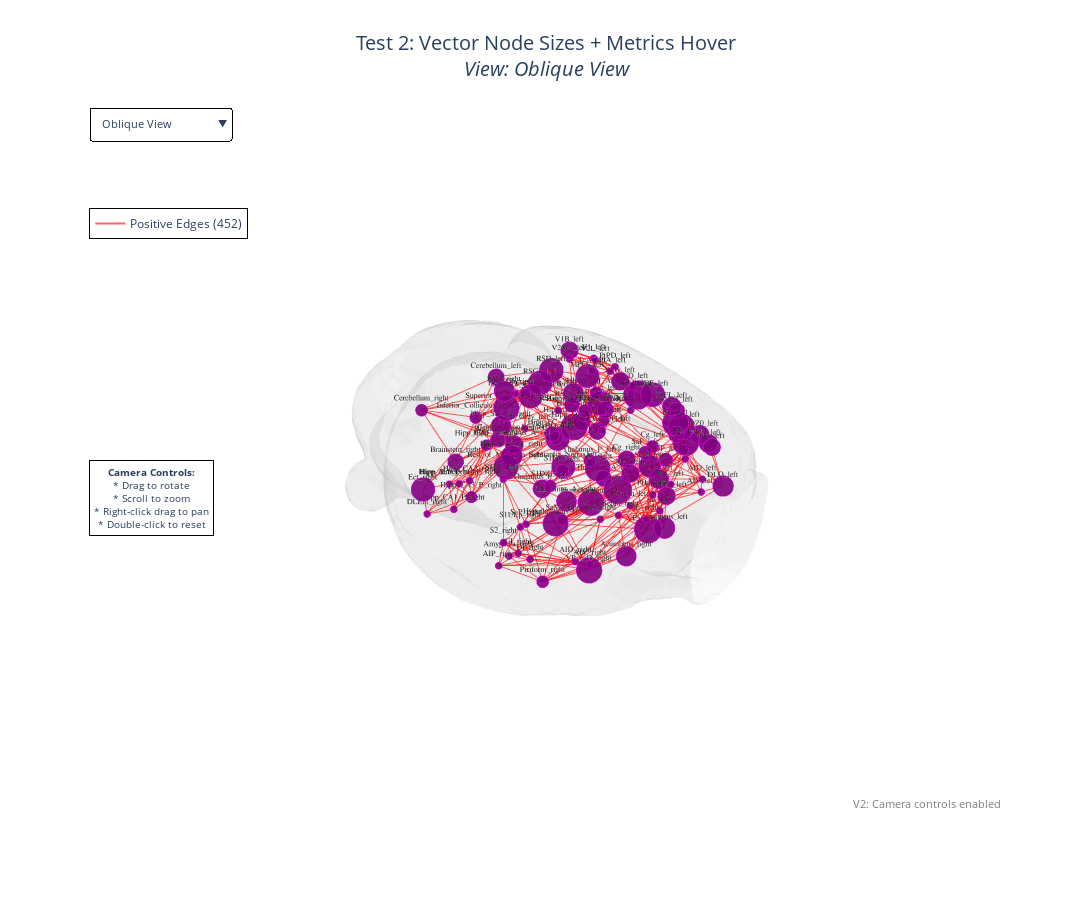

Notebook cell for this chart:
### Code cell
# Display figure
fig2.show()

### Figure 1 — Plotly figure (JSON) as saved in the notebook; plotly's stock layout.template omitted (floating-point values rounded to 4 significant figures; data arrays with more than 128 entries replaced by an {"elided": "..."} marker saying what was removed)
{"data": [{"color": "lightgray", "hoverinfo": "skip", "i": {"elided": "18857 int values"}, "j": {"elided": "18857 int values"}, "k": {"elided": "18857 int values"}, "name": "Brain Surface", "opacity": 0.15, "showlegend": false, "type": "mesh3d", "x": {"elided": "9510 float values"}, "y": {"elided": "9510 float values"}, "z": {"elided": "9510 float values"}}, {"hoverinfo": "text", "hovertext": {"elided": "1356 str values"}, "legendgroup": "pos_edges", "line": {"color": "red", "width": 2.037}, "mode": "lines", "name": "Positive Edges (452)", "opacity": 0.6, "showlegend": true, "type": "scatter3d", "visible": true, "x": {"elided": "1356 float values"}, "y": {"elided": "1356 float values"}, "z": {"elided": "1356 float values"}}, {"hoverinfo": "text", "hovertext": ["<b>Acumbens_left</b><br>module: 1<br>participation_coef: 0.4248<br>within_module_zscore: -0.5791<br>node_role: 2<br>pc_z_score: -4.2218<br>pc_p_value: 0.0060<br>pc_significant: True", "<b>AID_left</b><br>module: 2<br>participation_coef: 0.0000<br>within_module_zscore: 1.9912<br>node_role: 1<br>pc_z_score: -13.8539<br>pc_p_value: 0.0000<br>pc_significant: True", "<b>AIP_left</b><br>module: 2<br>participation_coef: 0.1965<br>within_module_zscore: 0.3621<br>node_role: 2<br>pc_z_score: -8.4090<br>pc_p_value: 0.0000<br>pc_significant: True", "<b>AIV_left</b><br>module: 2<br>participation_coef: 0.0000<br>within_module_zscore: -0.2826<br>node_role: 1<br>pc_z_score: -6.6107<br>pc_p_value: 0.0010<br>pc_significant: True", "<b>Amygdala_left</b><br>module: 2<br>participation_coef: 0.6360<br>within_module_zscore: -1.9492<br>node_role: 3<br>pc_z_score: 0.2636<br>pc_p_value: 0.5480<br>pc_significant: False", "<b>Au1_left</b><br>module: 3<br>participation_coef: 0.0000<br>within_module_zscore: -0.2970<br>node_role: 1<br>pc_z_score: -6.2926<br>pc_p_value: 0.0010<br>pc_significant: True", "<b>AUD_left</b><br>module: 3<br>participation_coef: 0.0000<br>within_module_zscore: 0.4400<br>node_role: 1<br>pc_z_score: -9.2972<br>pc_p_value: 0.0000<br>pc_significant: True", "<b>AuV_left</b><br>module: 3<br>participation_coef: 0.0000<br>within_module_zscore: -0.6748<br>node_role: 1<br>pc_z_score: -6.4095<br>pc_p_value: 0.0000<br>pc_significant: True", "<b>Brainstem_left</b><br>module: 4<br>participation_coef: 0.2336<br>within_module_zscore: -1.0780<br>node_role: 2<br>pc_z_score: -3.1291<br>pc_p_value: 0.0250<br>pc_significant: True", "<b>Cent_Gray_left</b><br>module: 4<br>participation_coef: 0.0000<br>within_module_zscore: -0.0183<br>node_role: 1<br>pc_z_score: -6.0424<br>pc_p_value: 0.0010<br>pc_significant: True", "<b>Cerebellum_left</b><br>module: 4<br>participation_coef: 0.2756<br>within_module_zscore: -0.3710<br>node_role: 2<br>pc_z_score: -3.5385<br>pc_p_value: 0.0110<br>pc_significant: True", "<b>Cg_left</b><br>module: 1<br>participation_coef: 0.1566<br>within_module_zscore: 2.1362<br>node_role: 2<br>pc_z_score: -9.2254<br>pc_p_value: 0.0000<br>pc_significant: True", "<b>DI_left</b><br>module: 2<br>participation_coef: 0.0000<br>within_module_zscore: 2.5821<br>node_role: 5<br>pc_z_score: -14.4589<br>pc_p_value: 0.0000<br>pc_significant: True", "<b>DLEnt_left</b><br>module: 3<br>participation_coef: 0.1379<br>within_module_zscore: -0.6164<br>node_role: 2<br>pc_z_score: -5.2122<br>pc_p_value: 0.0040<br>pc_significant: True", "<b>DLO_left</b><br>module: 2<br>participation_coef: 0.4154<br>within_module_zscore: -0.9074<br>node_role: 2<br>pc_z_score: -3.1843<br>pc_p_value: 0.0140<br>pc_significant: True", "<b>Ect_left</b><br>module: 3<br>participation_coef: 0.1824<br>within_module_zscore: -0.2444<br>node_role: 2<br>pc_z_score: -4.8733<br>pc_p_value: 0.0030<br>pc_significant: True", "<b>Fr3_left</b><br>module: 5<br>participation_coef: 0.3018<br>within_module_zscore: 0.6653<br>node_role: 2<br>pc_z_score: -4.0085<br>pc_p_value: 0.0050<br>pc_significant: True", "<b>GI_left</b><br>module: 2<br>participation_coef: 0.1020<br>within_module_zscore: 1.4724<br>node_role: 2<br>pc_z_score: -9.5215<br>pc_p_value: 0.0000<br>pc_significant: True", "<b>Hipp_CA1_A_left</b><br>module: 3<br>participation_coef: 0.1569<br>within_module_zscore: 2.6391<br>node_role: 5<br>pc_z_score: -14.7862<br>pc_p_value: 0.0000<br>pc_significant: True", "<b>Hipp_CA1_P_left</b><br>module: 3<br>participation_coef: 0.0000<br>within_module_zscore: 0.4869<br>node_role: 1<br>pc_z_score: -8.7970<br>pc_p_value: 0.0000<br>pc_significant: True", "<b>Hipp_CA2_left</b><br>module: 3<br>participation_coef: 0.0000<br>within_module_zscore: 0.9222<br>node_role: 1<br>pc_z_score: -10.3343<br>pc_p_value: 0.0000<br>pc_significant: True", "<b>Hipp_CA3_A_left</b><br>module: 3<br>participation_coef: 0.2822<br>within_module_zscore: 0.1327<br>node_role: 2<br>pc_z_score: -5.8140<br>pc_p_value: 0.0000<br>pc_significant: True", "<b>Hipp_CA3_P_left</b><br>module: 3<br>participation_coef: 0.2928<br>within_module_zscore: 0.5709<br>node_role: 2<br>pc_z_score: -6.7522<br>pc_p_value: 0.0000<br>pc_significant: True", "<b>Hipp_dentegyrus_A_left</b><br>module: 3<br>participation_coef: 0.1845<br>within_module_zscore: 0.4711<br>node_role: 2<br>pc_z_score: -6.8246<br>pc_p_value: 0.0010<br>pc_significant: True", "<b>Hipp_dentegyrus_P_left</b><br>module: 3<br>participation_coef: 0.2951<br>within_module_zscore: -0.2425<br>node_role: 2<br>pc_z_score: -4.5246<br>pc_p_value: 0.0010<br>pc_significant: True", "<b>Hipp_FC_left</b><br>module: 3<br>participation_coef: 0.5789<br>within_module_zscore: -1.8278<br>node_role: 2<br>pc_z_score: -0.1007<br>pc_p_value: 1.0000<br>pc_significant: False", "<b>Hipp_Sub_A_left</b><br>module: 3<br>participation_coef: 0.4058<br>within_module_zscore: -0.2622<br>node_role: 2<br>pc_z_score: -4.1210<br>pc_p_value: 0.0040<br>pc_significant: True", "<b>Hipp_Sub_P_left</b><br>module: 3<br>participation_coef: 0.1672<br>within_module_zscore: 1.2528<br>node_role: 2<br>pc_z_score: -11.7521<br>pc_p_value: 0.0000<br>pc_significant: True", "<b>Hypothalamus_left</b><br>module: 4<br>participation_coef: 0.5816<br>within_module_zscore: -1.0392<br>node_role: 2<br>pc_z_score: -0.8045<br>pc_p_value: 0.3680<br>pc_significant: False", "<b>IL_left</b><br>module: 1<br>participation_coef: 0.0000<br>within_module_zscore: 0.8920<br>node_role: 1<br>pc_z_score: -9.3562<br>pc_p_value: 0.0000<br>pc_significant: True", "<b>Inferior_Colliculus_left</b><br>module: 4<br>participation_coef: 0.1239<br>within_module_zscore: 1.4535<br>node_role: 2<br>pc_z_score: -8.1380<br>pc_p_value: 0.0000<br>pc_significant: True", "<b>LPtA_left</b><br>module: 3<br>participation_coef: 0.0000<br>within_module_zscore: 1.1849<br>node_role: 1<br>pc_z_score: -10.0548<br>pc_p_value: 0.0000<br>pc_significant: True", "<b>LSeptn_left</b><br>module: 1<br>participation_coef: 0.0000<br>within_module_zscore: -0.4889<br>node_role: 1<br>pc_z_score: -6.7970<br>pc_p_value: 0.0000<br>pc_significant: True", "<b>M1_left</b><br>module: 5<br>participation_coef: 0.5657<br>within_module_zscore: -1.2518<br>node_role: 2<br>pc_z_score: -2.1260<br>pc_p_value: 0.0360<br>pc_significant: True", "<b>M2_left</b><br>module: 1<br>participation_coef: 0.5696<br>within_module_zscore: -0.0291<br>node_role: 2<br>pc_z_score: -2.8479<br>pc_p_value: 0.0170<br>pc_significant: True", "<b>MPtA_left</b><br>module: 3<br>participation_coef: 0.4884<br>within_module_zscore: -1.2094<br>node_role: 2<br>pc_z_score: -1.8457<br>pc_p_value: 0.0790<br>pc_significant: False", "<b>Piriform_left</b><br>module: 2<br>participation_coef: 0.3214<br>within_module_zscore: -0.2541<br>node_role: 2<br>pc_z_score: -6.0634<br>pc_p_value: 0.0000<br>pc_significant: True", "<b>PRh_left</b><br>module: 3<br>participation_coef: 0.4928<br>within_module_zscore: -1.3914<br>node_role: 2<br>pc_z_score: -1.2491<br>pc_p_value: 0.1800<br>pc_significant: False", "<b>PrL_left</b><br>module: 1<br>participation_coef: 0.0000<br>within_module_zscore: 1.0908<br>node_role: 1<br>pc_z_score: -8.0436<br>pc_p_value: 0.0000<br>pc_significant: True", "<b>PtPD_left</b><br>module: 3<br>participation_coef: 0.0000<br>within_module_zscore: 1.1375<br>node_role: 1<br>pc_z_score: -9.5123<br>pc_p_value: 0.0000<br>pc_significant: True", "<b>Rest_of_Midbrain_left</b><br>module: 4<br>participation_coef: 0.4959<br>within_module_zscore: 0.9685<br>node_role: 2<br>pc_z_score: -4.7673<br>pc_p_value: 0.0020<br>pc_significant: True", "<b>RSD_left</b><br>module: 1<br>participation_coef: 0.5098<br>within_module_zscore: -0.3653<br>node_role: 2<br>pc_z_score: -4.2075<br>pc_p_value: 0.0030<br>pc_significant: True", "<b>RSGb_left</b><br>module: 1<br>participation_coef: 0.5112<br>within_module_zscore: -1.3527<br>node_role: 2<br>pc_z_score: -1.8726<br>pc_p_value: 0.0570<br>pc_significant: False", "<b>RSGc_left</b><br>module: 1<br>participation_coef: 0.2288<br>within_module_zscore: 1.0065<br>node_role: 2<br>pc_z_score: -8.0239<br>pc_p_value: 0.0000<br>pc_significant: True", "<b>S1BF_left</b><br>module: 3<br>participation_coef: 0.5158<br>within_module_zscore: 0.0089<br>node_role: 2<br>pc_z_score: -4.3340<br>pc_p_value: 0.0010<br>pc_significant: True", "<b>S1DZ0_left</b><br>module: 5<br>participation_coef: 0.3520<br>within_module_zscore: -0.4873<br>node_role: 2<br>pc_z_score: -3.7700<br>pc_p_value: 0.0040<br>pc_significant: True", "<b>S1DZ_left</b><br>module: 5<br>participation_coef: 0.2709<br>within_module_zscore: 1.0074<br>node_role: 2<br>pc_z_score: -4.7646<br>pc_p_value: 0.0020<br>pc_significant: True", "<b>S1FL_left</b><br>module: 5<br>participation_coef: 0.3496<br>within_module_zscore: -1.1363<br>node_role: 2<br>pc_z_score: -4.1632<br>pc_p_value: 0.0020<br>pc_significant: True", "<b>S1HL_left</b><br>module: 3<br>participation_coef: 0.6524<br>within_module_zscore: -1.2562<br>node_role: 3<br>pc_z_score: -0.2814<br>pc_p_value: 0.7980<br>pc_significant: False", "<b>S1J_left</b><br>module: 5<br>participation_coef: 0.3435<br>within_module_zscore: 1.2028<br>node_role: 2<br>pc_z_score: -4.0454<br>pc_p_value: 0.0050<br>pc_significant: True", "<b>S1Tr_left</b><br>module: 3<br>participation_coef: 0.3250<br>within_module_zscore: -0.1294<br>node_role: 2<br>pc_z_score: -4.5536<br>pc_p_value: 0.0020<br>pc_significant: True", "<b>S1ULp_left</b><br>module: 2<br>participation_coef: 0.5652<br>within_module_zscore: -0.4915<br>node_role: 2<br>pc_z_score: -2.2070<br>pc_p_value: 0.0300<br>pc_significant: True", "<b>S2_left</b><br>module: 2<br>participation_coef: 0.2723<br>within_module_zscore: -0.0325<br>node_role: 2<br>pc_z_score: -5.1777<br>pc_p_value: 0.0000<br>pc_significant: True", "<b>SaA_left</b><br>module: 2<br>participation_coef: 0.3763<br>within_module_zscore: -0.7739<br>node_role: 2<br>pc_z_score: -3.7220<br>pc_p_value: 0.0030<br>pc_significant: True", "<b>SaM_left</b><br>module: 2<br>participation_coef: 0.4514<br>within_module_zscore: -0.4437<br>node_role: 2<br>pc_z_score: -4.1254<br>pc_p_value: 0.0030<br>pc_significant: True", "<b>SaP_left</b><br>module: 2<br>participation_coef: 0.1942<br>within_module_zscore: -1.2126<br>node_role: 2<br>pc_z_score: -3.8277<br>pc_p_value: 0.0100<br>pc_significant: True", "<b>Substantia_Nigra_left</b><br>module: 3<br>participation_coef: 0.4952<br>within_module_zscore: -1.9071<br>node_role: 2<br>pc_z_score: -0.7311<br>pc_p_value: 0.4180<br>pc_significant: False", "<b>Superior_Colliculus_left</b><br>module: 4<br>participation_coef: 0.5036<br>within_module_zscore: -0.6120<br>node_role: 2<br>pc_z_score: -2.0588<br>pc_p_value: 0.0460<br>pc_significant: False", "<b>TeA_left</b><br>module: 3<br>participation_coef: 0.0000<br>within_module_zscore: 0.3887<br>node_role: 1<br>pc_z_score: -9.2232<br>pc_p_value: 0.0000<br>pc_significant: True", "<b>Thalamus_A_left</b><br>module: 4<br>participation_coef: 0.2632<br>within_module_zscore: -0.3439<br>node_role: 2<br>pc_z_score: -3.2016<br>pc_p_value: 0.0140<br>pc_significant: True", "<b>Thalamus_P_left</b><br>module: 4<br>participation_coef: 0.1540<br>within_module_zscore: 0.4409<br>node_role: 2<br>pc_z_score: -5.0032<br>pc_p_value: 0.0040<br>pc_significant: True", "<b>V1B_left</b><br>module: 3<br>participation_coef: 0.3178<br>within_module_zscore: -0.7161<br>node_role: 2<br>pc_z_score: -4.1556<br>pc_p_value: 0.0030<br>pc_significant: True", "<b>V1_left</b><br>module: 3<br>participation_coef: 0.0000<br>within_module_zscore: 0.7566<br>node_role: 1<br>pc_z_score: -8.4540<br>pc_p_value: 0.0000<br>pc_significant: True", "<b>V2L_left</b><br>module: 3<br>participation_coef: 0.0000<br>within_module_zscore: 0.7057<br>node_role: 1<br>pc_z_score: -8.9738<br>pc_p_value: 0.0000<br>pc_significant: True", "<b>V2ML_left</b><br>module: 3<br>participation_coef: 0.0000<br>within_module_zscore: -0.3231<br>node_role: 1<br>pc_z_score: -6.8031<br>pc_p_value: 0.0000<br>pc_significant: True", "<b>VP_mfb_left</b><br>module: 1<br>participation_coef: 0.6176<br>within_module_zscore: -1.6070<br>node_role: 2<br>pc_z_score: -2.0285<br>pc_p_value: 0.0450<br>pc_significant: False", "<b>Acumbens_right</b><br>module: 1<br>participation_coef: 0.3927<br>within_module_zscore: -0.9103<br>node_role: 2<br>pc_z_score: -4.2759<br>pc_p_value: 0.0030<br>pc_significant: True", "<b>AID_right</b><br>module: 2<br>participation_coef: 0.0000<br>within_module_zscore: 1.2640<br>node_role: 1<br>pc_z_score: -10.6318<br>pc_p_value: 0.0000<br>pc_significant: True", "<b>AIP_right</b><br>module: 2<br>participation_coef: 0.0000<br>within_module_zscore: 0.0927<br>node_role: 1<br>pc_z_score: -8.0608<br>pc_p_value: 0.0000<br>pc_significant: True", "<b>AIV_right</b><br>module: 2<br>participation_coef: 0.0000<br>within_module_zscore: 1.1060<br>node_role: 1<br>pc_z_score: -10.8062<br>pc_p_value: 0.0000<br>pc_significant: True", "<b>Amygdala_right</b><br>module: 2<br>participation_coef: 0.0000<br>within_module_zscore: -1.2643<br>node_role: 1<br>pc_z_score: -5.6072<br>pc_p_value: 0.0060<br>pc_significant: True", "<b>Brainstem_right</b><br>module: 4<br>participation_coef: 0.2689<br>within_module_zscore: -1.1133<br>node_role: 2<br>pc_z_score: -3.2394<br>pc_p_value: 0.0180<br>pc_significant: True", "<b>Central_Gray_right</b><br>module: 4<br>participation_coef: 0.0000<br>within_module_zscore: 1.4357<br>node_role: 1<br>pc_z_score: -8.8493<br>pc_p_value: 0.0000<br>pc_significant: True", "<b>Cerebellum_right</b><br>module: 4<br>participation_coef: 0.1508<br>within_module_zscore: 0.3304<br>node_role: 2<br>pc_z_score: -5.7233<br>pc_p_value: 0.0010<br>pc_significant: True", "<b>Cg_right</b><br>module: 1<br>participation_coef: 0.3007<br>within_module_zscore: 1.1693<br>node_role: 2<br>pc_z_score: -7.5087<br>pc_p_value: 0.0000<br>pc_significant: True", "<b>DI_right</b><br>module: 2<br>participation_coef: 0.0000<br>within_module_zscore: 1.1763<br>node_role: 1<br>pc_z_score: -8.9069<br>pc_p_value: 0.0000<br>pc_significant: True", "<b>DLEnt_right</b><br>module: 6<br>participation_coef: 0.0000<br>within_module_zscore: -1.2978<br>node_role: 1<br>pc_z_score: -5.0627<br>pc_p_value: 0.0010<br>pc_significant: True", "<b>Ect_right</b><br>module: 6<br>participation_coef: 0.5016<br>within_module_zscore: -1.9185<br>node_role: 2<br>pc_z_score: -0.5454<br>pc_p_value: 0.6290<br>pc_significant: False", "<b>GI_right</b><br>module: 2<br>participation_coef: 0.0000<br>within_module_zscore: 0.8665<br>node_role: 1<br>pc_z_score: -7.7088<br>pc_p_value: 0.0000<br>pc_significant: True", "<b>Hipp_CA1_A_right</b><br>module: 6<br>participation_coef: 0.1118<br>within_module_zscore: 1.1555<br>node_role: 2<br>pc_z_score: -9.6289<br>pc_p_value: 0.0000<br>pc_significant: True", "<b>Hipp_CA1_P_right</b><br>module: 6<br>participation_coef: 0.0000<br>within_module_zscore: -0.0390<br>node_role: 1<br>pc_z_score: -7.0020<br>pc_p_value: 0.0000<br>pc_significant: True", "<b>Hipp_CA2_right</b><br>module: 6<br>participation_coef: 0.0000<br>within_module_zscore: 0.7143<br>node_role: 1<br>pc_z_score: -8.8698<br>pc_p_value: 0.0000<br>pc_significant: True", "<b>Hipp_CA3_A_right</b><br>module: 6<br>participation_coef: 0.4174<br>within_module_zscore: 0.1683<br>node_role: 2<br>pc_z_score: -4.6912<br>pc_p_value: 0.0010<br>pc_significant: True", "<b>Hipp_CA3_P_right</b><br>module: 6<br>participation_coef: 0.1335<br>within_module_zscore: 1.1591<br>node_role: 2<br>pc_z_score: -8.3525<br>pc_p_value: 0.0000<br>pc_significant: True", "<b>Hipp_dentegyrus_A_right</b><br>module: 6<br>participation_coef: 0.3267<br>within_module_zscore: 0.8464<br>node_role: 2<br>pc_z_score: -6.4225<br>pc_p_value: 0.0000<br>pc_significant: True", "<b>Hipp_dentegyrus_P_right</b><br>module: 6<br>participation_coef: 0.0000<br>within_module_zscore: 0.3222<br>node_role: 1<br>pc_z_score: -7.5721<br>pc_p_value: 0.0000<br>pc_significant: True", "<b>Hipp_FC_right</b><br>module: 6<br>participation_coef: 0.2435<br>within_module_zscore: -1.3846<br>node_role: 2<br>pc_z_score: -3.6629<br>pc_p_value: 0.0100<br>pc_significant: True", "<b>Hipp_Sub_A_right</b><br>module: 6<br>participation_coef: 0.3892<br>within_module_zscore: -0.4293<br>node_role: 2<br>pc_z_score: -3.7310<br>pc_p_value: 0.0060<br>pc_significant: True", "<b>Hipp_Sub_P_right</b><br>module: 6<br>participation_coef: 0.0000<br>within_module_zscore: 0.7034<br>node_role: 1<br>pc_z_score: -9.6207<br>pc_p_value: 0.0000<br>pc_significant: True", "<b>Hypothalamus_right</b><br>module: 4<br>participation_coef: 0.5498<br>within_module_zscore: -0.8301<br>node_role: 2<br>pc_z_score: -1.6653<br>pc_p_value: 0.0570<br>pc_significant: False", "<b>IL_right</b><br>module: 1<br>participation_coef: 0.0000<br>within_module_zscore: 0.6717<br>node_role: 1<br>pc_z_score: -10.4089<br>pc_p_value: 0.0000<br>pc_significant: True", "<b>Inferior_Colliculus_right</b><br>module: 4<br>participation_coef: 0.1485<br>within_module_zscore: 0.6787<br>node_role: 2<br>pc_z_score: -6.4439<br>pc_p_value: 0.0000<br>pc_significant: True", "<b>LSeptn_right</b><br>module: 1<br>participation_coef: 0.0000<br>within_module_zscore: -0.5667<br>node_role: 1<br>pc_z_score: -7.1233<br>pc_p_value: 0.0000<br>pc_significant: True", "<b>M1_right</b><br>module: 2<br>participation_coef: 0.5527<br>within_module_zscore: -1.1058<br>node_role: 2<br>pc_z_score: -1.4581<br>pc_p_value: 0.1000<br>pc_significant: False", "<b>M2_right</b><br>module: 1<br>participation_coef: 0.3208<br>within_module_zscore: -0.8112<br>node_role: 2<br>pc_z_score: -3.9744<br>pc_p_value: 0.0050<br>pc_significant: True", "<b>Piriform_right</b><br>module: 2<br>participation_coef: 0.1498<br>within_module_zscore: 0.1425<br>node_role: 2<br>pc_z_score: -9.0899<br>pc_p_value: 0.0000<br>pc_significant: True", "<b>PrL_right</b><br>module: 1<br>participation_coef: 0.0000<br>within_module_zscore: 0.9581<br>node_role: 1<br>pc_z_score: -9.2392<br>pc_p_value: 0.0000<br>pc_significant: True", "<b>Rest_of_Midbrain_right</b><br>module: 4<br>participation_coef: 0.5283<br>within_module_zscore: 1.9425<br>node_role: 2<br>pc_z_score: -3.8684<br>pc_p_value: 0.0030<br>pc_significant: True", "<b>RSD_right</b><br>module: 1<br>participation_coef: 0.3945<br>within_module_zscore: -0.9152<br>node_role: 2<br>pc_z_score: -4.7631<br>pc_p_value: 0.0000<br>pc_significant: True", "<b>RSGb_right</b><br>module: 1<br>participation_coef: 0.0000<br>within_module_zscore: -0.8170<br>node_role: 1<br>pc_z_score: -5.8871<br>pc_p_value: 0.0020<br>pc_significant: True", "<b>RSGc_right</b><br>module: 1<br>participation_coef: 0.0000<br>within_module_zscore: 0.5178<br>node_role: 1<br>pc_z_score: -8.5772<br>pc_p_value: 0.0000<br>pc_significant: True", "<b>S1BF_right</b><br>module: 2<br>participation_coef: 0.0000<br>within_module_zscore: -0.2946<br>node_role: 1<br>pc_z_score: -8.1272<br>pc_p_value: 0.0000<br>pc_significant: True", "<b>S1DZ_right</b><br>module: 2<br>participation_coef: 0.1447<br>within_module_zscore: -0.5961<br>node_role: 2<br>pc_z_score: -5.2713<br>pc_p_value: 0.0010<br>pc_significant: True", "<b>S1FL_right</b><br>module: 2<br>participation_coef: 0.1475<br>within_module_zscore: -0.5293<br>node_role: 2<br>pc_z_score: -4.9276<br>pc_p_value: 0.0010<br>pc_significant: True", "<b>S1HL_right</b><br>module: 2<br>participation_coef: 0.1821<br>within_module_zscore: -0.8658<br>node_role: 2<br>pc_z_score: -4.0471<br>pc_p_value: 0.0100<br>pc_significant: True", "<b>S1ULp_right</b><br>module: 2<br>participation_coef: 0.0000<br>within_module_zscore: 0.4743<br>node_role: 1<br>pc_z_score: -9.4413<br>pc_p_value: 0.0000<br>pc_significant: True", "<b>S2_right</b><br>module: 2<br>participation_coef: 0.0000<br>within_module_zscore: 0.1205<br>node_role: 1<br>pc_z_score: -6.8942<br>pc_p_value: 0.0010<br>pc_significant: True", "<b>SaA_right</b><br>module: 2<br>participation_coef: 0.0000<br>within_module_zscore: 0.2120<br>node_role: 1<br>pc_z_score: -10.5194<br>pc_p_value: 0.0000<br>pc_significant: True", "<b>SaM_right</b><br>module: 2<br>participation_coef: 0.1112<br>within_module_zscore: 0.4857<br>node_role: 2<br>pc_z_score: -9.4407<br>pc_p_value: 0.0000<br>pc_significant: True", "<b>SaP_right</b><br>module: 2<br>participation_coef: 0.0000<br>within_module_zscore: -0.4604<br>node_role: 1<br>pc_z_score: -8.0721<br>pc_p_value: 0.0000<br>pc_significant: True", "<b>Superior_Colliculus_right</b><br>module: 4<br>participation_coef: 0.5537<br>within_module_zscore: -1.3013<br>node_role: 2<br>pc_z_score: -1.0589<br>pc_p_value: 0.2170<br>pc_significant: False", "<b>Thalamus_A_right</b><br>module: 4<br>participation_coef: 0.3935<br>within_module_zscore: -1.1958<br>node_role: 2<br>pc_z_score: -1.9864<br>pc_p_value: 0.0340<br>pc_significant: True", "<b>Thalamus_P_right</b><br>module: 4<br>participation_coef: 0.3322<br>within_module_zscore: 0.6527<br>node_role: 2<br>pc_z_score: -4.4387<br>pc_p_value: 0.0020<br>pc_significant: True", "<b>VP_mfb_right</b><br>module: 2<br>participation_coef: 0.5637<br>within_module_zscore: -0.8845<br>node_role: 2<br>pc_z_score: -2.2404<br>pc_p_value: 0.0270<br>pc_significant: True"], "legendgroup": "pos_edges", "marker": {"color": "purple", "line": {"color": "magenta", "width": 1}, "opacity": 0.9, "size": [14.77, 5, 9.519, 5, 19.62, 5, 5, 5, 10.37, 5, 11.34, 8.602, 5, 8.171, 14.55, 9.194, 11.94, 7.345, 8.608, 5, 5, 11.49, 11.73, 9.243, 11.78, 18.31, 14.33, 8.845, 18.37, 5, 7.849, 5, 5, 18.01, 18.1, 16.23, 12.39, 16.33, 5, 5, 16.4, 16.72, 16.75, 10.26, 16.86, 13.09, 11.23, 13.04, 20, 12.9, 12.47, 18.0, 11.26, 13.65, 15.38, 9.466, 16.39, 16.58, 5, 11.05, 8.542, 12.31, 5, 5, 5, 19.2, 14.03, 5, 5, 5, 5, 11.18, 5, 8.467, 11.91, 5, 5, 16.53, 5, 7.571, 5, 5, 14.6, 8.07, 12.51, 5, 10.6, 13.95, 5, 17.64, 5, 8.413, 5, 17.71, 12.38, 8.445, 5, 17.15, 14.07, 5, 5, 5, 8.328, 8.392, 9.187, 5, 5, 5, 7.557, 5, 17.73, 14.05, 12.64, 17.96]}, "mode": "markers+text", "name": "nodes_pos_linked", "showlegend": false, "text": ["Acumbens_left", "AID_left", "AIP_left", "AIV_left", "Amygdala_left", "Au1_left", "AUD_left", "AuV_left", "Brainstem_left", "Cent_Gray_left", "Cerebellum_left", "Cg_left", "DI_left", "DLEnt_left", "DLO_left", "Ect_left", "Fr3_left", "GI_left", "Hipp_CA1_A_left", "Hipp_CA1_P_left", "Hipp_CA2_left", "Hipp_CA3_A_left", "Hipp_CA3_P_left", "Hipp_dentegyrus_A_left", "Hipp_dentegyrus_P_left", "Hipp_FC_left", "Hipp_Sub_A_left", "Hipp_Sub_P_left", "Hypothalamus_left", "IL_left", "Inferior_Colliculus_left", "LPtA_left", "LSeptn_left", "M1_left", "M2_left", "MPtA_left", "Piriform_left", "PRh_left", "PrL_left", "PtPD_left", "Rest_of_Midbrain_left", "RSD_left", "RSGb_left", "RSGc_left", "S1BF_left", "S1DZ0_left", "S1DZ_left", "S1FL_left", "S1HL_left", "S1J_left", "S1Tr_left", "S1ULp_left", "S2_left", "SaA_left", "SaM_left", "SaP_left", "Substantia_Nigra_left", "Superior_Colliculus_left", "TeA_left", "Thalamus_A_left", "Thalamus_P_left", "V1B_left", "V1_left", "V2L_left", "V2ML_left", "VP_mfb_left", "Acumbens_right", "AID_right", "AIP_right", "AIV_right", "Amygdala_right", "Brainstem_right", "Central_Gray_right", "Cerebellum_right", "Cg_right", "DI_right", "DLEnt_right", "Ect_right", "GI_right", "Hipp_CA1_A_right", "Hipp_CA1_P_right", "Hipp_CA2_right", "Hipp_CA3_A_right", "Hipp_CA3_P_right", "Hipp_dentegyrus_A_right", "Hipp_dentegyrus_P_right", "Hipp_FC_right", "Hipp_Sub_A_right", "Hipp_Sub_P_right", "Hypothalamus_right", "IL_right", "Inferior_Colliculus_right", "LSeptn_right", "M1_right", "M2_right", "Piriform_right", "PrL_right", "Rest_of_Midbrain_right", "RSD_right", "RSGb_right", "RSGc_right", "S1BF_right", "S1DZ_right", "S1FL_right", "S1HL_right", "S1ULp_right", "S2_right", "SaA_right", "SaM_right", "SaP_right", "Superior_Colliculus_right", "Thalamus_A_right", "Thalamus_P_right", "VP_mfb_right"], "textfont": {"color": "black", "family": "Arial", "size": 8}, "textposition": "top center", "type": "scatter3d", "visible": true, "x": [-15.36, -45.77, -61.89, -38.61, -40.17, -67.02, -62.84, -69.2, -18.43, -7.648, -28.42, -9.388, -57.78, -64.59, -33.79, -65.15, -41.54, -59.79, -38.43, -54.24, -49.65, -32.79, -45.95, -25.2, -44.61, -6.975, -25.6, -49.0, -14.51, -4.513, -18.28, -33.48, -4.912, -27.94, -18.71, -18.16, -47.9, -61.78, -6.823, -47.58, -19.85, -17.41, -11.23, -5.474, -51.72, -51.69, -45.27, -38.94, -27.95, -49.54, -30.02, -57.94, -62.64, -22.08, -32.09, -43.81, -23.3, -9.319, -62.82, -14.23, -18.48, -44.72, -40.46, -57.23, -23.78, -23.13, 13.49, 45.91, 60.91, 40.06, 39.55, 13.84, 5.344, 25.12, 7.623, 56.78, 62.82, 63.59, 59.67, 36.72, 51.88, 47.7, 31.44, 43.58, 23.42, 42.26, 6.895, 23.36, 46.65, 11.86, 5.433, 16.46, 4.261, 26.51, 18.33, 45.63, 6.188, 18.1, 15.13, 6.821, 3.484, 52.6, 44.61, 38.2, 27.73, 58.05, 62.7, 21.1, 31.56, 42.68, 7.563, 12.84, 16.43, 20.85], "y": [66.02, 64.44, 29.91, 69.37, 15.36, -0.8123, 3.179, -2.04, -57.05, -22.94, -67.81, 59.34, 45.15, -17.67, 83.72, -17.4, 70.17, 41.7, -1.128, -9.762, -1.328, 10.34, -5.95, 3.462, -16.3, 12.68, -5.484, -18.62, 18.98, 70.27, -33.65, 11.77, 52.62, 57.32, 70.49, 10.51, 42.57, -19.07, 73.12, 3.067, -10.83, -13.24, -14.89, 12.48, 25.16, 56.0, 45.26, 46.67, 34.1, 62.86, 21.38, 40.37, 34.58, 55.3, 41.74, 29.43, -9.654, -20.08, -26.04, 27.11, 13.73, -26.64, -5.352, -19.09, -6.662, 50.58, 66.54, 64.64, 30.97, 67.78, 14.29, -56.02, -21.87, -67.36, 58.42, 47.44, -18.02, -18.46, 42.99, -2.158, -10.98, -2.575, 9.301, -7.24, 2.486, -17.62, 11.5, -6.591, -19.87, 18.97, 70.21, -33.48, 53.15, 58.06, 69.5, 43.94, 73.18, -10.06, -12.73, -13.74, 12.31, 26.92, 47.61, 48.54, 34.19, 43.05, 36.99, 56.39, 42.84, 30.26, -20.05, 27.26, 14.09, 50.43], "z": [-20.08, -7.543, -21.02, -9.037, -37.53, 4.945, 12.78, -6.915, -28.89, -0.4212, 4.175, 27.15, -10.89, -18.98, 4.863, -4.492, 16.59, -7.768, 17.72, -17.09, 2.122, 14.86, -11.84, 14.52, -9.956, 17.54, 20.93, -8.871, -29.99, -1.094, 11.5, 37.51, -8.161, 30.55, 30.21, 40.66, -31.04, -6.653, 14.37, 31.09, -6.74, 34.7, 29.27, 30.6, 22.09, 12.24, 24.39, 30.04, 35.84, 11.31, 37.25, 6.931, -2.849, 0.1476, -4.176, -7.824, -26.12, 19.95, 10.87, -10.14, -7.93, 30.41, 35.47, 22.73, 40.97, -34.67, -19.79, -3.898, -18.26, -7.273, -36.26, -27.44, -0.4096, 5.873, 28.19, -6.538, -14.84, 0.3585, -4.099, 20.6, -14.19, 5.424, 17.49, -9.127, 16.67, -7.31, 19.11, 23.17, -6.354, -28.88, -0.4093, 12.66, -8.513, 32.77, 31.74, -29.65, 15.69, -5.421, 36.37, 31.04, 31.4, 24.22, 27.43, 32.72, 37.56, 10.02, 0.3929, 0.7026, -1.333, -4.863, 20.4, -9.544, -7.116, -34.28]}], "layout": {"annotations": [{"bgcolor": "rgba(255,255,255,0.9)", "bordercolor": "black", "borderpad": 4, "borderwidth": 1, "font": {"size": 10}, "showarrow": false, "text": "<b>Camera Controls:</b><br>* Drag to rotate<br>* Scroll to zoom<br>* Right-click drag to pan<br>* Double-click to reset", "x": 0.01, "xanchor": "left", "xref": "paper", "y": 0.5, "yanchor": "top", "yref": "paper"}, {"font": {"color": "gray", "size": 11}, "showarrow": false, "text": "V2: Camera controls enabled", "x": 0.99, "xanchor": "right", "xref": "paper", "y": 0.01, "yanchor": "bottom", "yref": "paper"}], "height": 900, "legend": {"bgcolor": "rgba(255,255,255,0.9)", "bordercolor": "black", "borderwidth": 1, "x": 0.01, "y": 0.85}, "scene": {"aspectmode": "data", "bgcolor": "white", "camera": {"center": {"x": 0, "y": 0, "z": 0}, "eye": {"x": 1.5, "y": 1.5, "z": 1.5}, "up": {"x": 0, "y": 0, "z": 1}}, "dragmode": "orbit", "xaxis": {"showgrid": false, "visible": false, "zeroline": false}, "yaxis": {"showgrid": false, "visible": false, "zeroline": false}, "zaxis": {"showgrid": false, "visible": false, "zeroline": false}}, "showlegend": true, "title": {"font": {"size": 20}, "text": "Test 2: Vector Node Sizes + Metrics Hover<br><i>View: Oblique View</i>", "x": 0.5, "xanchor": "center"}, "updatemenus": [{"active": 10, "bgcolor": "rgba(255, 255, 255, 0.9)", "bordercolor": "black", "borderwidth": 1, "buttons": [{"args": [{"scene.camera.center.x": 0, "scene.camera.center.y": 0, "scene.camera.center.z": 0, "scene.camera.eye.x": 0, "scene.camera.eye.y": 2, "scene.camera.eye.z": 0, "scene.camera.up.x": 0, "scene.camera.up.y": 0, "scene.camera.up.z": 1, "title.text": "Test 2: Vector Node Sizes + Metrics Hover<br><i>View: Anterior (Front)</i>"}], "label": "Anterior (Front)", "method": "relayout"}, {"args": [{"scene.camera.center.x": 0, "scene.camera.center.y": 0, "scene.camera.center.z": 0, "scene.camera.eye.x": 0, "scene.camera.eye.y": -2, "scene.camera.eye.z": 0, "scene.camera.up.x": 0, "scene.camera.up.y": 0, "scene.camera.up.z": 1, "title.text": "Test 2: Vector Node Sizes + Metrics Hover<br><i>View: Posterior (Back)</i>"}], "label": "Posterior (Back)", "method": "relayout"}, {"args": [{"scene.camera.center.x": 0, "scene.camera.center.y": 0, "scene.camera.center.z": 0, "scene.camera.eye.x": -2, "scene.camera.eye.y": 0, "scene.camera.eye.z": 0, "scene.camera.up.x": 0, "scene.camera.up.y": 0, "scene.camera.up.z": 1, "title.text": "Test 2: Vector Node Sizes + Metrics Hover<br><i>View: Left Lateral</i>"}], "label": "Left Lateral", "method": "relayout"}, {"args": [{"scene.camera.center.x": 0, "scene.camera.center.y": 0, "scene.camera.center.z": 0, "scene.camera.eye.x": 2, "scene.camera.eye.y": 0, "scene.camera.eye.z": 0, "scene.camera.up.x": 0, "scene.camera.up.y": 0, "scene.camera.up.z": 1, "title.text": "Test 2: Vector Node Sizes + Metrics Hover<br><i>View: Right Lateral</i>"}], "label": "Right Lateral", "method": "relayout"}, {"args": [{"scene.camera.center.x": 0, "scene.camera.center.y": 0, "scene.camera.center.z": 0, "scene.camera.eye.x": 0, "scene.camera.eye.y": 0, "scene.camera.eye.z": 2, "scene.camera.up.x": 0, "scene.camera.up.y": 1, "scene.camera.up.z": 0, "title.text": "Test 2: Vector Node Sizes + Metrics Hover<br><i>View: Superior (Top)</i>"}], "label": "Superior (Top)", "method": "relayout"}, {"args": [{"scene.camera.center.x": 0, "scene.camera.center.y": 0, "scene.camera.center.z": 0, "scene.camera.eye.x": 0, "scene.camera.eye.y": 0, "scene.camera.eye.z": -2, "scene.camera.up.x": 0, "scene.camera.up.y": -1, "scene.camera.up.z": 0, "title.text": "Test 2: Vector Node Sizes + Metrics Hover<br><i>View: Inferior (Bottom)</i>"}], "label": "Inferior (Bottom)", "method": "relayout"}, {"args": [{"scene.camera.center.x": 0, "scene.camera.center.y": 0, "scene.camera.center.z": 0, "scene.camera.eye.x": -1.5, "scene.camera.eye.y": 1.5, "scene.camera.eye.z": 0.5, "scene.camera.up.x": 0, "scene.camera.up.y": 0, "scene.camera.up.z": 1, "title.text": "Test 2: Vector Node Sizes + Metrics Hover<br><i>View: Anterolateral Left</i>"}], "label": "Anterolateral Left", "method": "relayout"}, {"args": [{"scene.camera.center.x": 0, "scene.camera.center.y": 0, "scene.camera.center.z": 0, "scene.camera.eye.x": 1.5, "scene.camera.eye.y": 1.5, "scene.camera.eye.z": 0.5, "scene.camera.up.x": 0, "scene.camera.up.y": 0, "scene.camera.up.z": 1, "title.text": "Test 2: Vector Node Sizes + Metrics Hover<br><i>View: Anterolateral Right</i>"}], "label": "Anterolateral Right", "method": "relayout"}, {"args": [{"scene.camera.center.x": 0, "scene.camera.center.y": 0, "scene.camera.center.z": 0, "scene.camera.eye.x": -1.5, "scene.camera.eye.y": -1.5, "scene.camera.eye.z": 0.5, "scene.camera.up.x": 0, "scene.camera.up.y": 0, "scene.camera.up.z": 1, "title.text": "Test 2: Vector Node Sizes + Metrics Hover<br><i>View: Posterolateral Left</i>"}], "label": "Posterolateral Left", "method": "relayout"}, {"args": [{"scene.camera.center.x": 0, "scene.camera.center.y": 0, "scene.camera.center.z": 0, "scene.camera.eye.x": 1.5, "scene.camera.eye.y": -1.5, "scene.camera.eye.z": 0.5, "scene.camera.up.x": 0, "scene.camera.up.y": 0, "scene.camera.up.z": 1, "title.text": "Test 2: Vector Node Sizes + Metrics Hover<br><i>View: Posterolateral Right</i>"}], "label": "Posterolateral Right", "method": "relayout"}, {"args": [{"scene.camera.center.x": 0, "scene.camera.center.y": 0, "scene.camera.center.z": 0, "scene.camera.eye.x": 1.5, "scene.camera.eye.y": 1.5, "scene.camera.eye.z": 1.5, "scene.camera.up.x": 0, "scene.camera.up.y": 0, "scene.camera.up.z": 1, "title.text": "Test 2: Vector Node Sizes + Metrics Hover<br><i>View: Oblique View</i>"}], "label": "Oblique View", "method": "relayout"}], "font": {"size": 11}, "showactive": true, "type": "dropdown", "x": 0.01, "xanchor": "left", "y": 0.99, "yanchor": "top"}], "width": 1200}}
